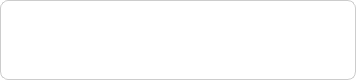
<?xml version="1.0" encoding="UTF-8"?>
<ui version="4.0">
 <class>AccountButton</class>
 <widget class="QWidget" name="AccountButton">
  <property name="geometry">
   <rect>
    <x>0</x>
    <y>0</y>
    <width>356</width>
    <height>80</height>
   </rect>
  </property>
  <property name="minimumSize">
   <size>
    <width>0</width>
    <height>80</height>
   </size>
  </property>
  <property name="maximumSize">
   <size>
    <width>16777215</width>
    <height>80</height>
   </size>
  </property>
  <property name="windowTitle">
   <string>Form</string>
  </property>
  <property name="styleSheet">
   <string notr="true">QWidget#AccountButton {
	border-radius: 8px;
	background-color: #FFFFFF;
}

QWidget#widget {
	background-color: #FFFFFF;
	border-radius: 8px;
	border: 1px solid #CCCCCC;
}
QLabel {
	color: #333333;
}
</string>
  </property>
  <layout class="QVBoxLayout" name="verticalLayout">
   <property name="spacing">
    <number>0</number>
   </property>
   <property name="leftMargin">
    <number>0</number>
   </property>
   <property name="topMargin">
    <number>0</number>
   </property>
   <property name="rightMargin">
    <number>0</number>
   </property>
   <property name="bottomMargin">
    <number>0</number>
   </property>
   <item>
    <widget class="QWidget" name="widget" native="true">
     <layout class="QVBoxLayout" name="verticalLayout_2">
      <property name="spacing">
       <number>6</number>
      </property>
      <property name="leftMargin">
       <number>20</number>
      </property>
      <property name="topMargin">
       <number>6</number>
      </property>
      <property name="rightMargin">
       <number>20</number>
      </property>
      <property name="bottomMargin">
       <number>6</number>
      </property>
      <item>
       <widget class="QLabel" name="label_organization">
        <property name="font">
         <font>
          <pointsize>11</pointsize>
          <weight>75</weight>
          <bold>true</bold>
         </font>
        </property>
        <property name="text">
         <string/>
        </property>
       </widget>
      </item>
      <item>
       <widget class="QLabel" name="label_name">
        <property name="font">
         <font>
          <pointsize>11</pointsize>
         </font>
        </property>
        <property name="text">
         <string/>
        </property>
       </widget>
      </item>
      <item>
       <widget class="QLabel" name="label_device">
        <property name="font">
         <font>
          <pointsize>9</pointsize>
         </font>
        </property>
        <property name="text">
         <string/>
        </property>
       </widget>
      </item>
     </layout>
    </widget>
   </item>
  </layout>
 </widget>
 <resources/>
 <connections/>
</ui>
